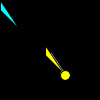
Frame 1 (no input)
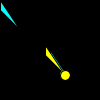
Frame 60 (the mouse pressed at the canvas centre just before this capture)
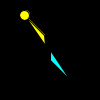
Frame 120 (the mouse held since frame 60 and released just before this capture)

The Processing sketch that drew these frames (run headless with seeded random() and noise(); from frame 60 on, the mouse is pressed at the canvas centre):

// Processing sketch: processing_108748
// ── processing_108748.pde

// ilustra o uso de transformações geométricas


void setup() {
  //noLoop();
}

void draw() {
  background(0);
  quad(50, 50, 50, 60, 60, 70, 70, 80);
  
  
  pushMatrix();
  translate(45, 45);
  rotate(-map(mouseX, 0, width, 0, 2*PI));
  fill(255, 255, 0);
  quad(0, 0, 0, 10, 10, 20, 20, 30);
  ellipse(20,30,10,10);
  popMatrix();
  
  
  rotate(-map(mouseX, 0, width, 0, 10*PI));
  fill(0, 255, 255);
  quad(0, 0, 0, 10, 10, 20, 20, 30);
}
